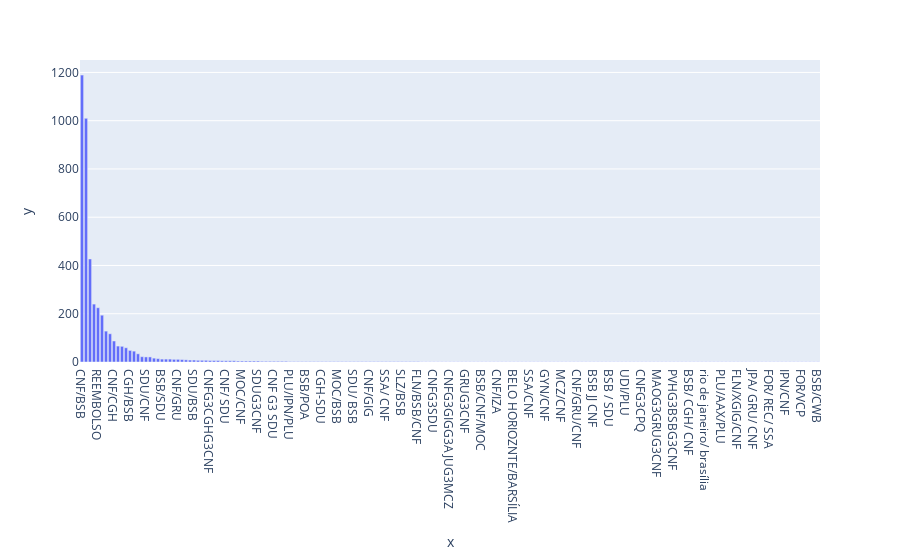

Write notebook code for a chart like this one.
### Code cell
px.bar(x = passagem[passagem['txNomeParlamentar'] == 'JÔ MORAES']['txtTrecho'].value_counts().index, 
       y=passagem[passagem['txNomeParlamentar'] == 'JÔ MORAES']['txtTrecho'].value_counts())

### Figure 1 — Plotly figure (JSON) as saved in the notebook; plotly's stock layout.template omitted (floating-point values rounded to 4 significant figures; data arrays with more than 128 entries replaced by an {"elided": "..."} marker saying what was removed)
{"data": [{"alignmentgroup": "True", "hovertemplate": "x=%{x}<br>y=%{y}<extra></extra>", "legendgroup": "", "marker": {"color": "#636efa", "pattern": {"shape": ""}}, "name": "", "offsetgroup": "", "orientation": "v", "showlegend": false, "textposition": "auto", "type": "bar", "x": {"elided": "185 str values"}, "xaxis": "x", "y": {"elided": "185 int values"}, "yaxis": "y"}], "layout": {"barmode": "relative", "legend": {"tracegroupgap": 0}, "margin": {"t": 60}, "xaxis": {"anchor": "y", "domain": [0, 1], "title": {"text": "x"}}, "yaxis": {"anchor": "x", "domain": [0, 1], "title": {"text": "y"}}}}
